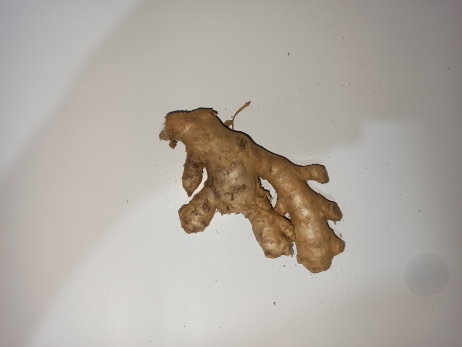
#> input picture images/jahe.jpg, 462 x 347 px, found by its file name
$ python 01-chan-vesse.py
#> lines starting #> are read from the running program, lines starting #| are printed output that depends on the picture
import matplotlib.pyplot as plt
from skimage import io, color, segmentation

img = io.imread("images/jahe.jpg")
#> img is the input picture: shape (347, 462, 3); mean R, G, B 175.8, 169, 161.4
img_gry = color.rgb2gray(img)
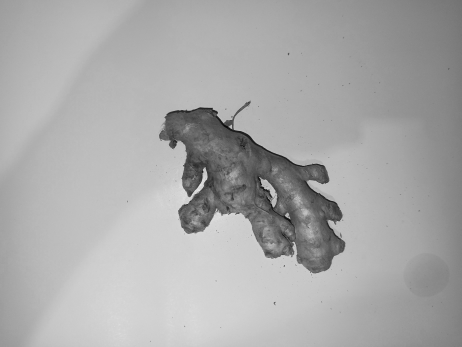
#> img_gry: shape (347, 462) float64; min 0.0433, max 0.899, mean 0.666
cv = segmentation.chan_vese(
    img_gry,
    mu=.1,
    lambda1=1,
    lambda2=1,
    tol=1e-3,
    max_num_iter=200,
    dt=0.5,
    init_level_set="checkerboard",
    extended_output=True,
)

fig, axs = plt.subplots(2, 2, figsize=(8, 8))
ax = axs.flatten()

ax[0].imshow(img_gry, cmap="gray")
ax[0].set_title("Original Image", fontsize=16)
ax[1].imshow(cv[0], cmap="gray")
ax[1].set_title(f"Chan-Vese segmentation - {len(cv[2])} iterations", fontsize=16)
ax[2].imshow(cv[1], cmap="gray")
ax[2].set_title(f"Final Level Set", fontsize=16)
for i in range(4):
    ax[i].set_axis_off()
plt.show()
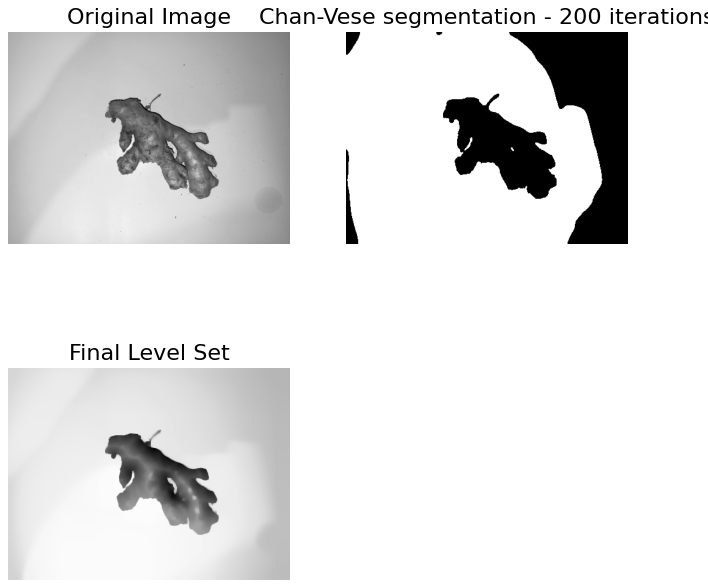
#> figure drawn by matplotlib, 3 panels
